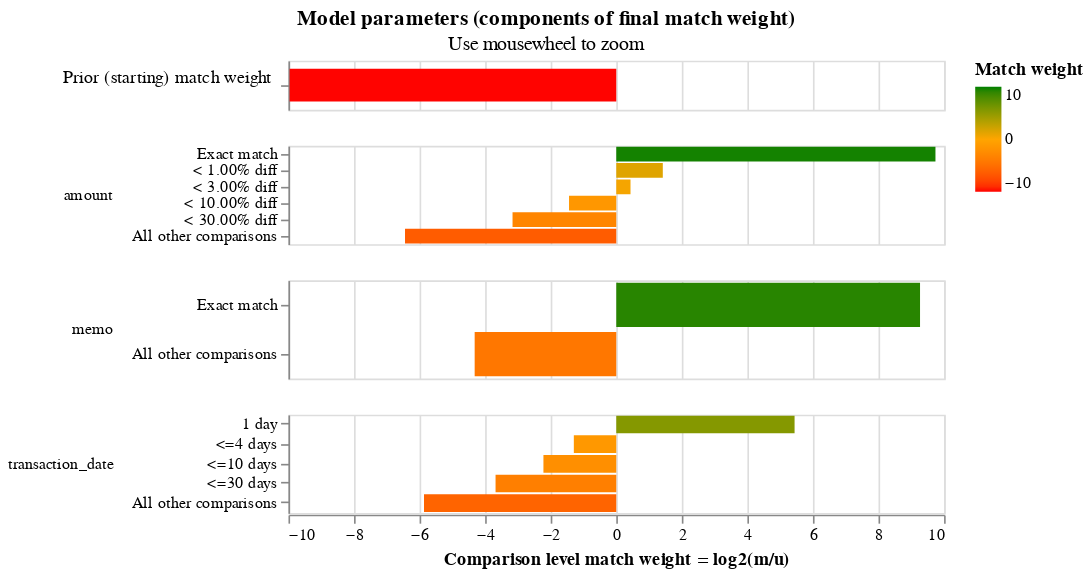

The notebook cell this image was saved under:
### Code cell
linker.match_weights_chart()

### Figure 1 — Vega-Lite specification as saved in the notebook (floating-point values rounded to 4 significant figures)
{"$schema": "https://vega.github.io/schema/vega-lite/v5.2.json", "config": {"header": {"title": null}, "mark": {"tooltip": null}, "title": {"anchor": "middle"}, "view": {"height": 60, "width": 400}}, "data": {"values": [{"bayes_factor": 0.001001, "bayes_factor_description": "The probability that two random records drawn at random match is 0.001 or one in  1,000.0 records.This is equivalent to a starting match weight of -9.964.", "comparison_name": "probability_two_random_records_match", "comparison_sort_order": -1, "comparison_vector_value": 0, "has_tf_adjustments": false, "is_null_level": false, "label_for_charts": "", "log2_bayes_factor": -9.964, "m_probability": null, "m_probability_description": null, "max_comparison_vector_value": 0, "probability_two_random_records_match": 0.001, "sql_condition": null, "tf_adjustment_column": null, "tf_adjustment_weight": null, "u_probability": null, "u_probability_description": null}, {"bayes_factor": 853.7, "bayes_factor_description": "If comparison level is `exact match` then comparison is 853.67 times more likely to be a match", "comparison_name": "amount", "comparison_sort_order": 0, "comparison_vector_value": 5, "has_tf_adjustments": false, "is_null_level": false, "label_for_charts": "Exact match", "log2_bayes_factor": 9.738, "m_probability": 0.95, "m_probability_description": "Amongst matching record comparisons, 95.00% of records are in the exact match comparison level", "max_comparison_vector_value": 5, "probability_two_random_records_match": 0.001, "sql_condition": "\"amount_l\" = \"amount_r\"", "tf_adjustment_column": null, "tf_adjustment_weight": 1, "u_probability": 0.001113, "u_probability_description": "Amongst non-matching record comparisons, 0.11% of records are in the exact match comparison level"}, {"bayes_factor": 2.675, "bayes_factor_description": "If comparison level is `< 1.00% diff` then comparison is 2.68 times more likely to be a match", "comparison_name": "amount", "comparison_sort_order": 0, "comparison_vector_value": 4, "has_tf_adjustments": false, "is_null_level": false, "label_for_charts": "< 1.00% diff", "log2_bayes_factor": 1.42, "m_probability": 0.01, "m_probability_description": "Amongst matching record comparisons, 1.00% of records are in the < 1.00% diff comparison level", "max_comparison_vector_value": 5, "probability_two_random_records_match": 0.001, "sql_condition": "(abs(\"amount_l\" - \"amount_r\")/\n        (case\n            when \"amount_r\" > \"amount_l\"\n            then \"amount_r\"\n            else \"amount_l\"\n        end))\n        < 0.01", "tf_adjustment_column": null, "tf_adjustment_weight": 1, "u_probability": 0.003738, "u_probability_description": "Amongst non-matching record comparisons, 0.37% of records are in the < 1.00% diff comparison level"}, {"bayes_factor": 1.352, "bayes_factor_description": "If comparison level is `< 3.00% diff` then comparison is 1.35 times more likely to be a match", "comparison_name": "amount", "comparison_sort_order": 0, "comparison_vector_value": 3, "has_tf_adjustments": false, "is_null_level": false, "label_for_charts": "< 3.00% diff", "log2_bayes_factor": 0.4347, "m_probability": 0.01, "m_probability_description": "Amongst matching record comparisons, 1.00% of records are in the < 3.00% diff comparison level", "max_comparison_vector_value": 5, "probability_two_random_records_match": 0.001, "sql_condition": "(abs(\"amount_l\" - \"amount_r\")/\n        (case\n            when \"amount_r\" > \"amount_l\"\n            then \"amount_r\"\n            else \"amount_l\"\n        end))\n        < 0.03", "tf_adjustment_column": null, "tf_adjustment_weight": 1, "u_probability": 0.007398, "u_probability_description": "Amongst non-matching record comparisons, 0.74% of records are in the < 3.00% diff comparison level"}, {"bayes_factor": 0.3684, "bayes_factor_description": "If comparison level is `< 10.00% diff` then comparison is  2.71 times less likely to be a match", "comparison_name": "amount", "comparison_sort_order": 0, "comparison_vector_value": 2, "has_tf_adjustments": false, "is_null_level": false, "label_for_charts": "< 10.00% diff", "log2_bayes_factor": -1.441, "m_probability": 0.01, "m_probability_description": "Amongst matching record comparisons, 1.00% of records are in the < 10.00% diff comparison level", "max_comparison_vector_value": 5, "probability_two_random_records_match": 0.001, "sql_condition": "(abs(\"amount_l\" - \"amount_r\")/\n        (case\n            when \"amount_r\" > \"amount_l\"\n            then \"amount_r\"\n            else \"amount_l\"\n        end))\n        < 0.1", "tf_adjustment_column": null, "tf_adjustment_weight": 1, "u_probability": 0.02715, "u_probability_description": "Amongst non-matching record comparisons, 2.71% of records are in the < 10.00% diff comparison level"}, {"bayes_factor": 0.1115, "bayes_factor_description": "If comparison level is `< 30.00% diff` then comparison is  8.96 times less likely to be a match", "comparison_name": "amount", "comparison_sort_order": 0, "comparison_vector_value": 1, "has_tf_adjustments": false, "is_null_level": false, "label_for_charts": "< 30.00% diff", "log2_bayes_factor": -3.164, "m_probability": 0.01, "m_probability_description": "Amongst matching record comparisons, 1.00% of records are in the < 30.00% diff comparison level", "max_comparison_vector_value": 5, "probability_two_random_records_match": 0.001, "sql_condition": "(abs(\"amount_l\" - \"amount_r\")/\n        (case\n            when \"amount_r\" > \"amount_l\"\n            then \"amount_r\"\n            else \"amount_l\"\n        end))\n        < 0.3", "tf_adjustment_column": null, "tf_adjustment_weight": 1, "u_probability": 0.08965, "u_probability_description": "Amongst non-matching record comparisons, 8.96% of records are in the < 30.00% diff comparison level"}, {"bayes_factor": 0.01148, "bayes_factor_description": "If comparison level is `all other comparisons` then comparison is  87.10 times less likely to be a match", "comparison_name": "amount", "comparison_sort_order": 0, "comparison_vector_value": 0, "has_tf_adjustments": false, "is_null_level": false, "label_for_charts": "All other comparisons", "log2_bayes_factor": -6.445, "m_probability": 0.01, "m_probability_description": "Amongst matching record comparisons, 1.00% of records are in the all other comparisons comparison level", "max_comparison_vector_value": 5, "probability_two_random_records_match": 0.001, "sql_condition": "ELSE", "tf_adjustment_column": null, "tf_adjustment_weight": 1, "u_probability": 0.871, "u_probability_description": "Amongst non-matching record comparisons, 87.10% of records are in the all other comparisons comparison level"}, {"bayes_factor": 616.0, "bayes_factor_description": "If comparison level is `exact match` then comparison is 616.03 times more likely to be a match", "comparison_name": "memo", "comparison_sort_order": 1, "comparison_vector_value": 1, "has_tf_adjustments": false, "is_null_level": false, "label_for_charts": "Exact match", "log2_bayes_factor": 9.267, "m_probability": 0.95, "m_probability_description": "Amongst matching record comparisons, 95.00% of records are in the exact match comparison level", "max_comparison_vector_value": 1, "probability_two_random_records_match": 0.001, "sql_condition": "\"memo_l\" = \"memo_r\"", "tf_adjustment_column": null, "tf_adjustment_weight": 1, "u_probability": 0.001542, "u_probability_description": "Amongst non-matching record comparisons, 0.15% of records are in the exact match comparison level"}, {"bayes_factor": 0.05008, "bayes_factor_description": "If comparison level is `all other comparisons` then comparison is  19.97 times less likely to be a match", "comparison_name": "memo", "comparison_sort_order": 1, "comparison_vector_value": 0, "has_tf_adjustments": false, "is_null_level": false, "label_for_charts": "All other comparisons", "log2_bayes_factor": -4.32, "m_probability": 0.05, "m_probability_description": "Amongst matching record comparisons, 5.00% of records are in the all other comparisons comparison level", "max_comparison_vector_value": 1, "probability_two_random_records_match": 0.001, "sql_condition": "ELSE", "tf_adjustment_column": null, "tf_adjustment_weight": 1, "u_probability": 0.9985, "u_probability_description": "Amongst non-matching record comparisons, 99.85% of records are in the all other comparisons comparison level"}, {"bayes_factor": 43.4, "bayes_factor_description": "If comparison level is `1 day` then comparison is 43.40 times more likely to be a match", "comparison_name": "transaction_date", "comparison_sort_order": 2, "comparison_vector_value": 4, "has_tf_adjustments": false, "is_null_level": false, "label_for_charts": "1 day", "log2_bayes_factor": 5.44, "m_probability": 0.95, "m_probability_description": "Amongst matching record comparisons, 95.00% of records are in the 1 day comparison level", "max_comparison_vector_value": 4, "probability_two_random_records_match": 0.001, "sql_condition": "transaction_date_r - transaction_date_l <= 1 and transaction_date_r >= transaction_date_l", "tf_adjustment_column": null, "tf_adjustment_weight": 1, "u_probability": 0.02189, "u_probability_description": "Amongst non-matching record comparisons, 2.19% of records are in the 1 day comparison level"}, {"bayes_factor": 0.4077, "bayes_factor_description": "If comparison level is `<=4 days` then comparison is  2.45 times less likely to be a match", "comparison_name": "transaction_date", "comparison_sort_order": 2, "comparison_vector_value": 3, "has_tf_adjustments": false, "is_null_level": false, "label_for_charts": "<=4 days", "log2_bayes_factor": -1.295, "m_probability": 0.0125, "m_probability_description": "Amongst matching record comparisons, 1.25% of records are in the <=4 days comparison level", "max_comparison_vector_value": 4, "probability_two_random_records_match": 0.001, "sql_condition": "transaction_date_r - transaction_date_l <= 4 and transaction_date_r >= transaction_date_l", "tf_adjustment_column": null, "tf_adjustment_weight": 1, "u_probability": 0.03066, "u_probability_description": "Amongst non-matching record comparisons, 3.07% of records are in the <=4 days comparison level"}, {"bayes_factor": 0.2144, "bayes_factor_description": "If comparison level is `<=10 days` then comparison is  4.67 times less likely to be a match", "comparison_name": "transaction_date", "comparison_sort_order": 2, "comparison_vector_value": 2, "has_tf_adjustments": false, "is_null_level": false, "label_for_charts": "<=10 days", "log2_bayes_factor": -2.222, "m_probability": 0.0125, "m_probability_description": "Amongst matching record comparisons, 1.25% of records are in the <=10 days comparison level", "max_comparison_vector_value": 4, "probability_two_random_records_match": 0.001, "sql_condition": "transaction_date_r - transaction_date_l <= 10 and transaction_date_r >= transaction_date_l", "tf_adjustment_column": null, "tf_adjustment_weight": 1, "u_probability": 0.05831, "u_probability_description": "Amongst non-matching record comparisons, 5.83% of records are in the <=10 days comparison level"}, {"bayes_factor": 0.0779, "bayes_factor_description": "If comparison level is `<=30 days` then comparison is  12.84 times less likely to be a match", "comparison_name": "transaction_date", "comparison_sort_order": 2, "comparison_vector_value": 1, "has_tf_adjustments": false, "is_null_level": false, "label_for_charts": "<=30 days", "log2_bayes_factor": -3.682, "m_probability": 0.0125, "m_probability_description": "Amongst matching record comparisons, 1.25% of records are in the <=30 days comparison level", "max_comparison_vector_value": 4, "probability_two_random_records_match": 0.001, "sql_condition": "transaction_date_r - transaction_date_l <= 30 and transaction_date_r >= transaction_date_l", "tf_adjustment_column": null, "tf_adjustment_weight": 1, "u_probability": 0.1605, "u_probability_description": "Amongst non-matching record comparisons, 16.05% of records are in the <=30 days comparison level"}, {"bayes_factor": 0.01715, "bayes_factor_description": "If comparison level is `all other comparisons` then comparison is  58.29 times less likely to be a match", "comparison_name": "transaction_date", "comparison_sort_order": 2, "comparison_vector_value": 0, "has_tf_adjustments": false, "is_null_level": false, "label_for_charts": "All other comparisons", "log2_bayes_factor": -5.865, "m_probability": 0.0125, "m_probability_description": "Amongst matching record comparisons, 1.25% of records are in the all other comparisons comparison level", "max_comparison_vector_value": 4, "probability_two_random_records_match": 0.001, "sql_condition": "ELSE", "tf_adjustment_column": null, "tf_adjustment_weight": 1, "u_probability": 0.7287, "u_probability_description": "Amongst non-matching record comparisons, 72.87% of records are in the all other comparisons comparison level"}]}, "resolve": {"axis": {"y": "independent"}, "scale": {"y": "independent"}}, "selection": {"zoom_selector": {"bind": "scales", "encodings": ["x"], "type": "interval"}}, "title": {"subtitle": "Use mousewheel to zoom", "text": "Model parameters (components of final match weight)"}, "vconcat": [{"encoding": {"color": {"field": "log2_bayes_factor", "scale": {"domain": [-10, 0, 10], "range": ["red", "orange", "green"]}, "title": "Match weight", "type": "quantitative"}, "tooltip": [{"field": "comparison_name", "title": "Comparison name", "type": "nominal"}, {"field": "probability_two_random_records_match", "format": ".4f", "title": "Probability two random records match", "type": "nominal"}, {"field": "log2_bayes_factor", "format": ",.4f", "title": "Equivalent match weight", "type": "quantitative"}, {"field": "bayes_factor_description", "title": "Match weight description", "type": "nominal"}], "x": {"axis": {"domain": false, "labels": false, "ticks": false, "title": ""}, "field": "log2_bayes_factor", "scale": {"domain": [-10, 10]}, "type": "quantitative"}, "y": {"axis": {"title": "Prior (starting) match weight", "titleAlign": "right", "titleAngle": 0, "titleFontWeight": "normal"}, "field": "label_for_charts", "sort": {"field": "comparison_vector_value", "order": "descending"}, "type": "nominal"}}, "height": 30, "mark": {"clip": true, "height": 20, "type": "bar"}, "selection": {"zoom_selector": {"bind": "scales", "encodings": ["x"], "type": "interval"}}, "transform": [{"filter": "(datum.comparison_name == 'probability_two_random_records_match')"}]}, {"encoding": {"color": {"field": "log2_bayes_factor", "scale": {"domain": [-10, 0, 10], "range": ["red", "orange", "green"]}, "title": "Match weight", "type": "quantitative"}, "row": {"field": "comparison_name", "header": {"labelAlign": "left", "labelAnchor": "middle", "labelAngle": 0}, "sort": {"field": "comparison_sort_order"}, "type": "nominal"}, "tooltip": [{"field": "comparison_name", "title": "Comparison name", "type": "nominal"}, {"field": "label_for_charts", "title": "Label", "type": "ordinal"}, {"field": "sql_condition", "title": "SQL condition", "type": "nominal"}, {"field": "m_probability", "format": ".4f", "title": "M probability", "type": "quantitative"}, {"field": "u_probability", "format": ".4f", "title": "U probability", "type": "quantitative"}, {"field": "bayes_factor", "format": ",.4f", "title": "Bayes factor = m/u", "type": "quantitative"}, {"field": "log2_bayes_factor", "format": ",.4f", "title": "Match weight = log2(m/u)", "type": "quantitative"}, {"field": "bayes_factor_description", "title": "Match weight description", "type": "nominal"}], "x": {"axis": {"title": "Comparison level match weight = log2(m/u)"}, "field": "log2_bayes_factor", "scale": {"domain": [-10, 10]}, "type": "quantitative"}, "y": {"axis": {"title": null}, "field": "label_for_charts", "sort": {"field": "comparison_vector_value", "order": "descending"}, "type": "nominal"}}, "mark": {"clip": true, "type": "bar"}, "resolve": {"axis": {"y": "independent"}, "scale": {"y": "independent"}}, "selection": {"zoom_selector": {"bind": "scales", "encodings": ["x"], "type": "interval"}}, "transform": [{"filter": "(datum.comparison_name != 'probability_two_random_records_match')"}]}]}
